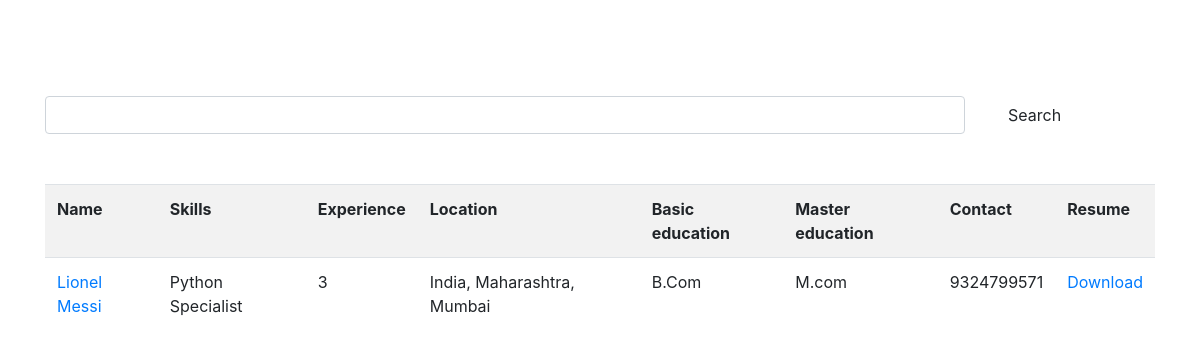
Screenshot of /employee/search.php?key=Python Specialist with the database file from the repository.
### tables this page shows
CREATE TABLE `jobseeker` (
  `user_id` int(20) NOT NULL,
  `log_id` int(20) DEFAULT NULL,
  `name` varchar(100) NOT NULL,
  `phone` varchar(20) DEFAULT NULL,
  `location` varchar(200) DEFAULT NULL,
  `experience` varchar(100) DEFAULT NULL,
  `skills` varchar(100) DEFAULT NULL,
  `basic_edu` varchar(100) DEFAULT NULL,
  `master_edu` varchar(100) DEFAULT NULL,
  `other_qual` varchar(100) DEFAULT NULL,
  `dob` varchar(50) DEFAULT NULL,
  `Resume` varchar(100) DEFAULT NULL,
  `photo` varchar(200) DEFAULT NULL
);

### employee/search.php (the view, shortened to what this page needs)
<!DOCTYPE html>
<html>
<head>
<link rel="stylesheet" href="https://maxcdn.bootstrapcdn.com/bootstrap/4.5.2/css/bootstrap.min.css">
  <link rel="stylesheet" href="https://cdnjs.cloudflare.com/ajax/libs/font-awesome/4.7.0/css/font-awesome.min.css">
</head>
<body>
<br><br><br><br>
<div class="container">
  <div class="row">
  <div class="col-sm-10 ">
	<form action="" method="GET" accept-charset="utf-8">
		<input class="form-control " name="key" type="text">
  </div>
    <div class="col-sm-2 ">
		<button class="btn btn-default" type="submit">Search</button>
  </div></div>
</div>
<?php
$servername = "localhost";
$username = "root";
$password = "";
$dbname = "jobportal";
$conn = new mysqli($servername, $username, $password, $dbname);
if(isset($_GET['key']))
{
	$keyword1= $_GET['key'];
if($keyword1=="" ){
    echo " <br><br><div class='alert alert-danger alert-dismissible' role='alert'>
            <button type='button' class='close'  data-dismiss='alert' aria-label='Close'><span
                    aria-hidden='true'>&times;</span></button>
           <p style='font-size: 20px'><strong>Oops!</strong> Please enter a search term</p>
        </div>";
}
else{
$condition = '';
$keyword= explode(" ",$_GET['key']);
foreach ($keyword as $text) {
	$condition .="skills LIKE '%" .mysqli_real_escape_string($conn,$text) . "%' AND ";
	}
	$condition = substr($condition, 0, -4);
$query = "select * from jobseeker where " . $condition ;
$row1 = mysqli_query($conn, $query);
if (mysqli_num_rows($row1) == 0)
		{
		    echo " <div class='alert alert-danger alert-dismissible' role='alert'>
		            <button type='button' class='close'  data-dismiss='alert' aria-label='Close'><span
		                    aria-hidden='true'>&times;</span></button>
		           <p style='font-size: 20px'><strong>Sorry!</strong> No jobs found matching your search, try something else</p>
		        </div>";
		}
		else {
			?>
		<div class="container" id="viewmain">
		  <div class="table-responsive" style="margin-top: 50px">
		    <table class="table table-responsive table-striped">
		        <th>Name</th>
		        <th>Skills</th>
		        <th>Experience</th>
		        <th >Location</th>
		        <th>Basic education</th>
		        <th>Master education</th>
		        <th>Contact</th>
            <th>Resume</th>
		    <?php
		    while($result=mysqli_fetch_array($row1)){
		    echo" <tr> ";
		        echo "<td><a href='viewjobseeker.php?jsid=" . $result['user_id'] . "'>".$result['name']."</td>";
		        echo "<td>".substr($result['skills'],0,130)." </td>";
		        echo "<td>".$result['experience']."</td>";
		        echo "<td > " .$result['location']."</td>";
		        echo "<td> " .$result['basic_edu']."</td>";
		        echo "<td> " .$result['master_edu']."</td>";
		        echo "<td> " .$result['phone']."</td>";
             echo "<td> <a href = '../uploads/resume/".$result['Resume']."' > Download </a> </td> ";
		        echo "</tr>";
		    }
	}
}
		?>
		    </table>
		    </div>
		</div>
</body>
</html>
<?php
}
?>

### rows the page displays
jobseeker: name "Lionel Messi", skills "Python Specialist", experience "3", location "India, Maharashtra, Mumbai", basic_edu "B.Com", master_edu "M.com", phone "9324799571"
